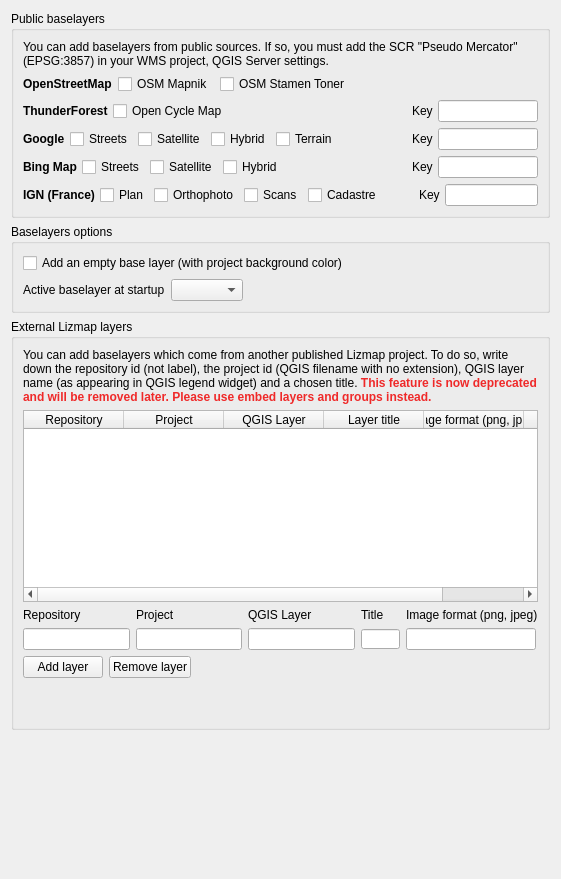
             <widget class="QWidget" name="scrollAreaWidgetContents_3">
              <property name="geometry">
               <rect>
                <x>0</x>
                <y>0</y>
                <width>561</width>
                <height>879</height>
               </rect>
              </property>
              <layout class="QVBoxLayout" name="verticalLayout_28">
               <item>
                <widget class="QGroupBox" name="gb_externalLayers">
                 <property name="title">
                  <string>Public baselayers</string>
                 </property>
                 <layout class="QVBoxLayout" name="verticalLayout_6">
                  <item>
                   <widget class="QLabel" name="label_21">
                    <property name="text">
                     <string>You can add baselayers from public sources. If so, you must add the SCR &quot;Pseudo Mercator&quot; (EPSG:3857) in your WMS project, QGIS Server settings.</string>
                    </property>
                    <property name="wordWrap">
                     <bool>true</bool>
                    </property>
                   </widget>
                  </item>
                  <item>
                   <layout class="QHBoxLayout" name="horizontalLayout_9">
                    <item>
                     <widget class="QLabel" name="label_32">
                      <property name="font">
                       <font>
                        <weight>75</weight>
                        <bold>true</bold>
                       </font>
                      </property>
                      <property name="text">
                       <string>OpenStreetMap</string>
                      </property>
                     </widget>
                    </item>
                    <item>
                     <widget class="QCheckBox" name="cbOsmMapnik">
                      <property name="text">
                       <string>OSM Mapnik</string>
                      </property>
                     </widget>
                    </item>
                    <item>
                     <widget class="QCheckBox" name="cbOsmStamenToner">
                      <property name="styleSheet">
                       <string notr="true"/>
                      </property>
                      <property name="text">
                       <string>OSM Stamen Toner</string>
                      </property>
                     </widget>
                    </item>
                    <item>
                     <spacer name="horizontalSpacer_5">
                      <property name="orientation">
                       <enum>Qt::Horizontal</enum>
                      </property>
                      <property name="sizeHint" stdset="0">
                       <size>
                        <width>40</width>
                        <height>20</height>
                       </size>
                      </property>
                     </spacer>
                    </item>
                   </layout>
                  </item>
                  <item>
                   <layout class="QHBoxLayout" name="horizontalLayout_21">
                    <property name="spacing">
                     <number>5</number>
                    </property>
                    <property name="sizeConstraint">
                     <enum>QLayout::SetDefaultConstraint</enum>
                    </property>
                    <property name="topMargin">
                     <number>0</number>
                    </property>
                    <property name="rightMargin">
                     <number>0</number>
                    </property>
                    <item>
                     <widget class="QLabel" name="label_33">
                      <property name="font">
                       <font>
                        <weight>75</weight>
                        <bold>true</bold>
                       </font>
                      </property>
                      <property name="text">
                       <string>ThunderForest</string>
                      </property>
                     </widget>
                    </item>
                    <item>
                     <widget class="QCheckBox" name="cbOCM">
                      <property name="text">
                       <string>Open Cycle Map</string>
                      </property>
                     </widget>
                    </item>
                    <item>
                     <spacer name="horizontalSpacer_18">
                      <property name="orientation">
                       <enum>Qt::Horizontal</enum>
                      </property>
                      <property name="sizeHint" stdset="0">
                       <size>
                        <width>40</width>
                        <height>20</height>
                       </size>
                      </property>
                     </spacer>
                    </item>
                    <item>
                     <widget class="QLabel" name="label_31">
                      <property name="text">
                       <string>Key</string>
                      </property>
                     </widget>
                    </item>
                    <item>
                     <widget class="QLineEdit" name="inOCMKey">
                      <property name="maximumSize">
                       <size>
                        <width>100</width>
                        <height>16777215</height>
                       </size>
                      </property>
                     </widget>
                    </item>
                   </layout>
                  </item>
                  <item>
                   <layout class="QHBoxLayout" name="horizontalLayout_21">
                    <property name="spacing">
                     <number>5</number>
                    </property>
                    <property name="sizeConstraint">
                     <enum>QLayout::SetDefaultConstraint</enum>
                    </property>
                    <property name="topMargin">
                     <number>0</number>
                    </property>
                    <property name="rightMargin">
                     <number>0</number>
                    </property>
                    <item>
                     <widget class="QLabel" name="label_33">
                      <property name="font">
                       <font>
                        <weight>75</weight>
                        <bold>true</bold>
                       </font>
                      </property>
                      <property name="text">
                       <string>Google</string>
                      </property>
                     </widget>
                    </item>
                    <item>
                     <widget class="QCheckBox" name="cbGoogleStreets">
                      <property name="text">
                       <string>Streets</string>
                      </property>
                     </widget>
                    </item>
                    <item>
                     <widget class="QCheckBox" name="cbGoogleSatellite">
                      <property name="text">
                       <string>Satellite</string>
                      </property>
                     </widget>
                    </item>
                    <item>
                     <widget class="QCheckBox" name="cbGoogleHybrid">
                      <property name="text">
                       <string>Hybrid</string>
                      </property>
                     </widget>
                    </item>
                    <item>
                     <widget class="QCheckBox" name="cbGoogleTerrain">
                      <property name="text">
                       <string>Terrain</string>
                      </property>
                     </widget>
                    </item>
                    <item>
                     <spacer name="horizontalSpacer_18">
                      <property name="orientation">
                       <enum>Qt::Horizontal</enum>
                      </property>
                      <property name="sizeHint" stdset="0">
                       <size>
                        <width>40</width>
                        <height>20</height>
                       </size>
                      </property>
                     </spacer>
                    </item>
                    <item>
                     <widget class="QLabel" name="label_31">
                      <property name="text">
                       <string>Key</string>
                      </property>
                     </widget>
                    </item>
                    <item>
                     <widget class="QLineEdit" name="inGoogleKey">
                      <property name="maximumSize">
                       <size>
                        <width>100</width>
                        <height>16777215</height>
                       </size>
                      </property>
                     </widget>
                    </item>
                   </layout>
                  </item>
                  <item>
                   <layout class="QHBoxLayout" name="horizontalLayout_18">
                    <property name="spacing">
                     <number>5</number>
                    </property>
                    <property name="sizeConstraint">
                     <enum>QLayout::SetDefaultConstraint</enum>
                    </property>
                    <property name="topMargin">
                     <number>0</number>
                    </property>
                    <property name="rightMargin">
                     <number>0</number>
                    </property>
                    <item>
                     <widget class="QLabel" name="label_34">
                      <property name="font">
                       <font>
                        <weight>75</weight>
                        <bold>true</bold>
                       </font>
                      </property>
                      <property name="text">
                       <string>Bing Map</string>
                      </property>
                     </widget>
                    </item>
                    <item>
                     <widget class="QCheckBox" name="cbBingStreets">
                      <property name="text">
                       <string>Streets</string>
                      </property>
                     </widget>
                    </item>
                    <item>
                     <widget class="QCheckBox" name="cbBingSatellite">
                      <property name="text">
                       <string>Satellite</string>
                      </property>
                     </widget>
                    </item>
                    <item>
                     <widget class="QCheckBox" name="cbBingHybrid">
                      <property name="text">
                       <string>Hybrid</string>
                      </property>
                     </widget>
                    </item>
                    <item>
                     <spacer name="horizontalSpacer_20">
                      <property name="orientation">
                       <enum>Qt::Horizontal</enum>
                      </property>
                      <property name="sizeHint" stdset="0">
                       <size>
                        <width>40</width>
                        <height>20</height>
                       </size>
                      </property>
                     </spacer>
                    </item>
                    <item>
                     <widget class="QLabel" name="label_30">
                      <property name="text">
                       <string>Key</string>
                      </property>
                     </widget>
                    </item>
                    <item>
                     <widget class="QLineEdit" name="inBingKey">
                      <property name="maximumSize">
                       <size>
                        <width>100</width>
                        <height>16777215</height>
                       </size>
                      </property>
                     </widget>
                    </item>
                   </layout>
                  </item>
                  <item>
                   <layout class="QHBoxLayout" name="horizontalLayout_13">
                    <property name="spacing">
                     <number>5</number>
                    </property>
                    <property name="sizeConstraint">
                     <enum>QLayout::SetDefaultConstraint</enum>
                    </property>
                    <property name="topMargin">
                     <number>0</number>
                    </property>
                    <property name="rightMargin">
                     <number>0</number>
                    </property>
                    <item>
                     <widget class="QLabel" name="label_35">
                      <property name="font">
                       <font>
                        <weight>75</weight>
                        <bold>true</bold>
                       </font>
                      </property>
                      <property name="text">
                       <string>IGN (France)</string>
                      </property>
                     </widget>
                    </item>
                    <item>
                     <widget class="QCheckBox" name="cbIgnStreets">
                      <property name="text">
                       <string>Plan</string>
                      </property>
                     </widget>
                    </item>
                    <item>
                     <widget class="QCheckBox" name="cbIgnSatellite">
                      <property name="text">
                       <string>Orthophoto</string>
                      </property>
                     </widget>
                    </item>
                    <item>
                     <widget class="QCheckBox" name="cbIgnTerrain">
                      <property name="text">
                       <string>Scans</string>
                      </property>
                     </widget>
                    </item>
                    <item>
                     <widget class="QCheckBox" name="cbIgnCadastral">
                      <property name="styleSheet">
                       <string notr="true"/>
                      </property>
                      <property name="text">
                       <string>Cadastre</string>
                      </property>
                     </widget>
                    </item>
                    <item>
                     <spacer name="horizontalSpacer_19">
                      <property name="orientation">
                       <enum>Qt::Horizontal</enum>
                      </property>
                      <property name="sizeHint" stdset="0">
                       <size>
                        <width>40</width>
                        <height>20</height>
                       </size>
                      </property>
                     </spacer>
                    </item>
                    <item>
                     <widget class="QLabel" name="label_11">
                      <property name="text">
                       <string>Key</string>
                      </property>
                     </widget>
                    </item>
                    <item>
                     <widget class="QLineEdit" name="inIgnKey">
                      <property name="maximumSize">
                       <size>
                        <width>100</width>
                        <height>16777215</height>
                       </size>
                      </property>
                     </widget>
                    </item>
                   </layout>
                  </item>
                 </layout>
                </widget>
               </item>
               <item>
                <widget class="QGroupBox" name="gb_baselayersOptions">
                 <property name="title">
                  <string>Baselayers options</string>
                 </property>
                 <layout class="QVBoxLayout" name="verticalLayout_21">
                  <item>
                   <widget class="QCheckBox" name="cbAddEmptyBaselayer">
                    <property name="text">
                     <string>Add an empty base layer (with project background color)</string>
                    </property>
                   </widget>
                  </item>
                  <item>
                   <layout class="QHBoxLayout" name="horizontalLayout_31">
                    <item>
                     <widget class="QLabel" name="label_73">
                      <property name="styleSheet">
                       <string notr="true"/>
                      </property>
                      <property name="text">
                       <string>Active baselayer at startup</string>
                      </property>
                     </widget>
                    </item>
                    <item>
                     <widget class="QComboBox" name="cbStartupBaselayer">
                      <property name="styleSheet">
                       <string notr="true"/>
                      </property>
                     </widget>
                    </item>
                    <item>
                     <spacer name="horizontalSpacer_33">
                      <property name="orientation">
                       <enum>Qt::Horizontal</enum>
                      </property>
                      <property name="sizeHint" stdset="0">
                       <size>
                        <width>40</width>
                        <height>20</height>
                       </size>
                      </property>
                     </spacer>
                    </item>
                   </layout>
                  </item>
                 </layout>
                </widget>
               </item>
               <item>
                <widget class="QGroupBox" name="gb_lizmapExternalBaselayers">
                 <property name="title">
                  <string>External Lizmap layers</string>
                 </property>
                 <layout class="QVBoxLayout" name="verticalLayout_14">
                  <item>
                   <widget class="QLabel" name="label_40">
                    <property name="text">
                     <string>&lt;html&gt;&lt;head/&gt;&lt;body&gt;&lt;p&gt;You can add baselayers which come from another published Lizmap project. To do so, write down the repository id (not label), the project id (QGIS filename with no extension), QGIS layer name (as appearing in QGIS legend widget) and a chosen title. &lt;span style=&quot; font-weight:600; color:#ef2929;&quot;&gt;This feature is now deprecated and will be removed later. Please use embed layers and groups instead.&lt;/span&gt;&lt;/p&gt;&lt;/body&gt;&lt;/html&gt;</string>
                    </property>
                    <property name="wordWrap">
                     <bool>true</bool>
                    </property>
                   </widget>
                  </item>
                  <item>
                   <widget class="QTableWidget" name="twLizmapBaselayers">
                    <property name="sizePolicy">
                     <sizepolicy hsizetype="Minimum" vsizetype="Expanding">
                      <horstretch>0</horstretch>
                      <verstretch>0</verstretch>
                     </sizepolicy>
                    </property>
                    <property name="maximumSize">
                     <size>
                      <width>750</width>
                      <height>16777215</height>
                     </size>
                    </property>
                    <property name="selectionBehavior">
                     <enum>QAbstractItemView::SelectRows</enum>
                    </property>
                    <attribute name="horizontalHeaderCascadingSectionResizes">
                     <bool>false</bool>
                    </attribute>
                    <attribute name="horizontalHeaderMinimumSectionSize">
                     <number>50</number>
                    </attribute>
                    <attribute name="horizontalHeaderStretchLastSection">
                     <bool>false</bool>
                    </attribute>
                    <column>
                     <property name="text">
                      <string>Repository</string>
                     </property>
                    </column>
                    <column>
                     <property name="text">
                      <string>Project</string>
                     </property>
                    </column>
                    <column>
                     <property name="text">
                      <string>QGIS Layer</string>
                     </property>
                    </column>
                    <column>
                     <property name="text">
                      <string>Layer title</string>
                     </property>
                    </column>
                    <column>
                     <property name="text">
                      <string>Image format (png, jpeg)</string>
                     </property>
                    </column>
                    <column>
                     <property name="text">
                      <string>order</string>
                     </property>
                    </column>
                   </widget>
                  </item>
                  <item>
                   <layout class="QGridLayout" name="gridLayout_10">
                    <item row="1" column="3">
                     <widget class="QLineEdit" name="inLizmapBaselayerTitle">
                      <property name="maximumSize">
                       <size>
                        <width>40</width>
                        <height>20</height>
                       </size>
                      </property>
                     </widget>
                    </item>
                    <item row="1" column="0">
                     <widget class="QLineEdit" name="inLizmapBaselayerRepository">
                      <property name="maximumSize">
                       <size>
                        <width>130</width>
                        <height>16777215</height>
                       </size>
                      </property>
                     </widget>
                    </item>
                    <item row="0" column="1">
                     <widget class="QLabel" name="label_36">
                      <property name="text">
                       <string>Project</string>
                      </property>
                     </widget>
                    </item>
                    <item row="0" column="0">
                     <widget class="QLabel" name="label_37">
                      <property name="text">
                       <string>Repository</string>
                      </property>
                     </widget>
                    </item>
                    <item row="1" column="2">
                     <widget class="QLineEdit" name="inLizmapBaselayerLayer">
                      <property name="maximumSize">
                       <size>
                        <width>130</width>
                        <height>16777215</height>
                       </size>
                      </property>
                     </widget>
                    </item>
                    <item row="1" column="4">
                     <widget class="QLineEdit" name="inLizmapBaselayerImageFormat">
                      <property name="maximumSize">
                       <size>
                        <width>130</width>
                        <height>16777215</height>
                       </size>
                      </property>
                     </widget>
                    </item>
                    <item row="0" column="3">
                     <widget class="QLabel" name="label_39">
                      <property name="text">
                       <string>Title</string>
                      </property>
                     </widget>
                    </item>
                    <item row="1" column="1">
                     <widget class="QLineEdit" name="inLizmapBaselayerProject">
                      <property name="maximumSize">
                       <size>
                        <width>130</width>
                        <height>16777215</height>
                       </size>
                      </property>
                     </widget>
                    </item>
                    <item row="0" column="2">
                     <widget class="QLabel" name="label_38">
                      <property name="text">
                       <string>QGIS Layer</string>
                      </property>
                     </widget>
                    </item>
                    <item row="0" column="4">
                     <widget class="QLabel" name="label_52">
                      <property name="text">
                       <string>Image format (png, jpeg)</string>
                      </property>
                     </widget>
                    </item>
                   </layout>
                  </item>
                  <item>
                   <layout class="QHBoxLayout" name="horizontalLayout_22">
                    <item>
                     <widget class="QPushButton" name="btLizmapBaselayerAdd">
                      <property name="text">
                       <string>Add layer</string>
                      </property>
                     </widget>
                    </item>
                    <item>
                     <widget class="QPushButton" name="btLizmapBaselayerDel">
                      <property name="text">
                       <string>Remove layer</string>
                      </property>
                     </widget>
                    </item>
                    <item>
                     <spacer name="horizontalSpacer_6">
                      <property name="orientation">
                       <enum>Qt::Horizontal</enum>
                      </property>
                      <property name="sizeHint" stdset="0">
                       <size>
                        <width>40</width>
                        <height>20</height>
                       </size>
                      </property>
                     </spacer>
                    </item>
                   </layout>
                  </item>
                  <item>
                   <spacer name="verticalSpacer_8">
                    <property name="orientation">
                     <enum>Qt::Vertical</enum>
                    </property>
                    <property name="sizeHint" stdset="0">
                     <size>
                      <width>20</width>
                      <height>40</height>
                     </size>
                    </property>
                   </spacer>
                  </item>
                 </layout>
                </widget>
               </item>
               <item>
                <spacer name="verticalSpacer_3">
                 <property name="orientation">
                  <enum>Qt::Vertical</enum>
                 </property>
                 <property name="sizeHint" stdset="0">
                  <size>
                   <width>20</width>
                   <height>40</height>
                  </size>
                 </property>
                </spacer>
               </item>
              </layout>
             </widget>
